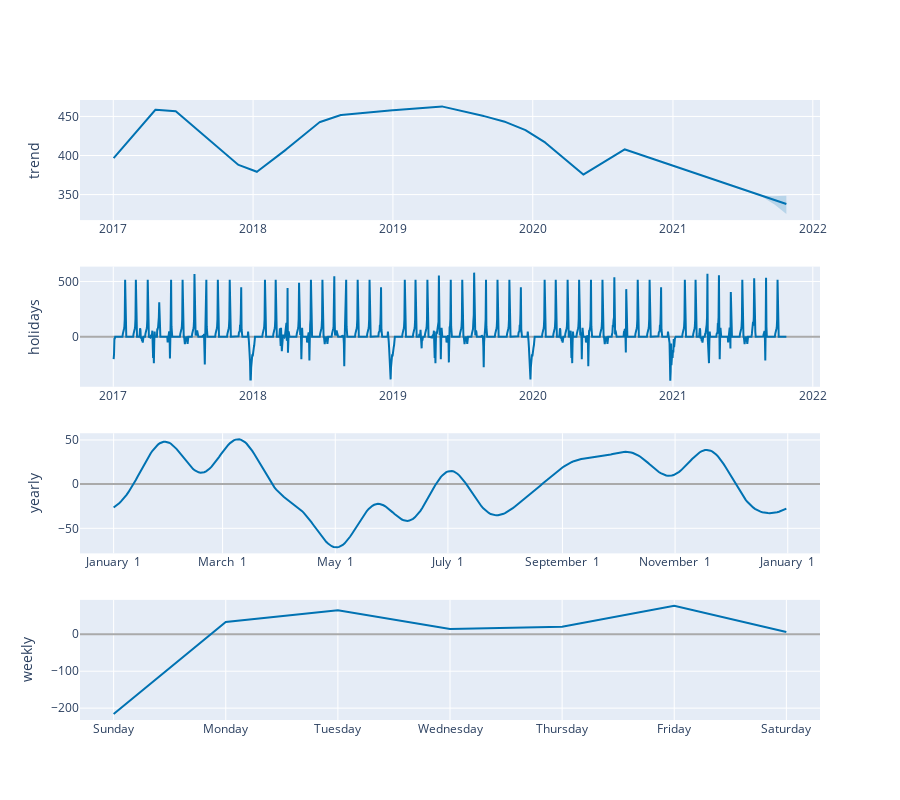

The code cell stored with this chart in its notebook:
### Code cell
prophet.plot.plot_components_plotly(p, forecast)

### Figure 1 — Plotly figure (JSON) as saved in the notebook; plotly's stock layout.template omitted (floating-point values rounded to 4 significant figures; data arrays with more than 128 entries replaced by an {"elided": "..."} marker saying what was removed)
{"data": [{"line": {"color": "#0072B2", "width": 2}, "mode": "lines", "name": "trend", "type": "scatter", "x": {"elided": "1757 str values"}, "xaxis": "x", "y": {"elided": "1757 float values"}, "yaxis": "y"}, {"line": {"color": "rgba(0, 114, 178, 0.2)", "width": 0}, "mode": "lines", "name": "trend_upper", "type": "scatter", "x": {"elided": "1757 str values"}, "xaxis": "x", "y": {"elided": "1757 float values"}, "yaxis": "y"}, {"fill": "tonexty", "fillcolor": "rgba(0, 114, 178, 0.2)", "line": {"color": "rgba(0, 114, 178, 0.2)", "width": 0}, "mode": "lines", "name": "trend_lower", "type": "scatter", "x": {"elided": "1757 str values"}, "xaxis": "x", "y": {"elided": "1757 float values"}, "yaxis": "y"}, {"line": {"color": "#0072B2", "width": 2}, "mode": "lines", "name": "holidays", "text": {"elided": "1757 str values"}, "type": "scatter", "x": {"elided": "1757 str values"}, "xaxis": "x2", "y": {"elided": "1757 float values"}, "yaxis": "y2"}, {"line": {"color": "#0072B2", "width": 2}, "mode": "lines", "name": "yearly", "type": "scatter", "x": {"elided": "365 str values"}, "xaxis": "x3", "y": {"elided": "365 float values"}, "yaxis": "y3"}, {"line": {"color": "#0072B2", "width": 2}, "mode": "lines", "name": "weekly", "type": "scatter", "x": ["2017-01-01T00:00:00", "2017-01-02T00:00:00", "2017-01-03T00:00:00", "2017-01-04T00:00:00", "2017-01-05T00:00:00", "2017-01-06T00:00:00", "2017-01-07T00:00:00"], "xaxis": "x4", "y": [-215.9, 33.2, 65.33, 14.08, 20.4, 76.94, 5.957], "yaxis": "y4"}], "layout": {"height": 800, "showlegend": false, "width": 900, "xaxis": {"anchor": "y", "domain": [0, 1], "range": ["2016-10-06T04:48:00", "2022-01-19T19:12:00"], "type": "date"}, "xaxis2": {"anchor": "y2", "domain": [0, 1], "range": ["2016-10-06T04:48:00", "2022-01-19T19:12:00"], "type": "date"}, "xaxis3": {"anchor": "y3", "domain": [0, 1], "range": ["2016-12-13T18:54:02.958904115", "2018-01-18T11:04:57.863013581"], "tickformat": "%B %e", "type": "date"}, "xaxis4": {"anchor": "y4", "domain": [0, 1], "range": ["2016-12-31T16:48:00", "2017-01-07T07:12:00"], "tickformat": "%A", "type": "date"}, "yaxis": {"anchor": "x", "domain": [0.8063, 1], "rangemode": "normal", "title": {"text": "trend"}, "zerolinecolor": "#AAA"}, "yaxis2": {"anchor": "x2", "domain": [0.5375, 0.7312], "rangemode": "tozero", "title": {"text": "holidays"}, "zerolinecolor": "#AAA"}, "yaxis3": {"anchor": "x3", "domain": [0.2687, 0.4625], "title": {"text": "yearly"}, "zerolinecolor": "#AAA"}, "yaxis4": {"anchor": "x4", "domain": [0, 0.1938], "title": {"text": "weekly"}, "zerolinecolor": "#AAA"}}}
